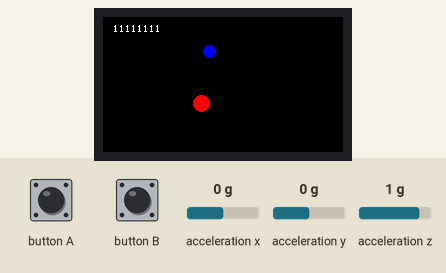
The sketch below on a simulated ESP32. Parts: 240×135 colour display. Inputs (shaded band) come from the test bench; at power-on: acceleration x 0 g, acceleration y 0 g, acceleration z 1 g. Random numbers use the default seed unless the sketch sets one.

Above: at 1.3 s.
1.4 s: acceleration x set to -1.4 g
At 1.85 s:
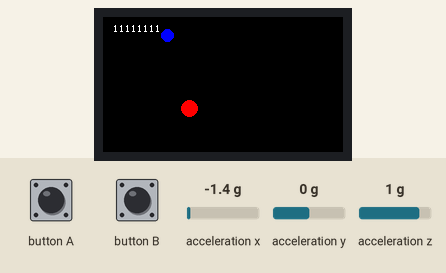
3.2 s: acceleration y set to -1.4 g
At 3.68 s:
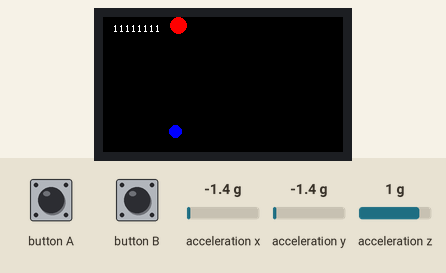
5.0 s: acceleration x set to 0 g
At 6.72 s:
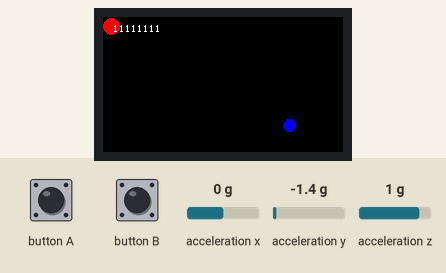
8.0 s: acceleration y set to 0 g
At 9.76 s:
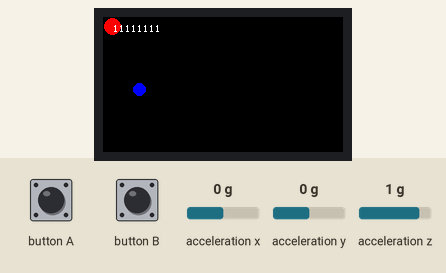
Timing chart, 0 to 11.3 s (numbered marks = the images above; inputs shaded):
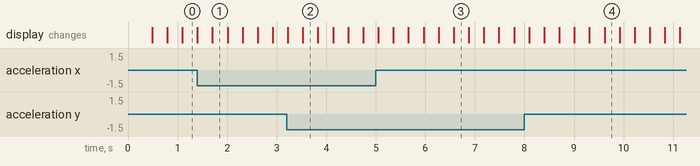

The sketch:

Tilt_Controlled_Ball_Collision_Game.ino
```cpp
#include "M5StickCPlus2.h"
#include <stdlib.h>  // For random number generation

// Player ball property settings
float ballX = 120;        // Initial X coordinate of the ball (center of the screen)
float ballY = 67;         // Initial Y coordinate of the ball (center of the screen)
float ballSpeedX = 0;     // Ball speed in X direction
float ballSpeedY = 0;     // Ball speed in Y direction
const int ballRadius = 8; // Ball radius
const int ballColor = RED; // Ball color

// Random-moving enemy ball properties
float enemyX;             // Enemy ball X coordinate
float enemyY;             // Enemy ball Y coordinate
float enemySpeedX;        // Enemy ball speed in X direction
float enemySpeedY;        // Enemy ball speed in Y direction
const int enemyRadius = 6; // Enemy ball radius
const int enemyColor = BLUE; // Enemy ball color

// Student ID setting
const char* studentID = "11111111";

// Control parameters
const float sensitivity = 1.2;  // Sensitivity
const float bounceForce = 5.0;  // Collision bounce force
const int enemyMinSpeed = 1;    // Minimum speed of enemy ball
const int enemyMaxSpeed = 3;    // Maximum speed of enemy ball

void setup() {
  // Initialize M5StickCPlus2 device
  M5.begin();

  // Configure screen (M5StickCPlus2 screen resolution is 240x135)
  M5.Lcd.setRotation(1);  // Set screen orientation
  M5.Lcd.fillScreen(BLACK);  // Black background
  M5.Lcd.setTextColor(WHITE); // Text color is white

  // Initialize enemy ball position and speed
  initEnemy();
}

// Initialize enemy ball
void initEnemy() {
  // Random position (ensure it's within the screen)
  enemyX = random(enemyRadius, M5.Lcd.width() - enemyRadius);
  enemyY = random(enemyRadius, M5.Lcd.height() - enemyRadius);

  // Random speed (including direction)
  enemySpeedX = random(enemyMinSpeed, enemyMaxSpeed + 1);
  enemySpeedY = random(enemyMinSpeed, enemyMaxSpeed + 1);

  // 50% chance to reverse direction
  if (random(2) == 0) enemySpeedX = -enemySpeedX;
  if (random(2) == 0) enemySpeedY = -enemySpeedY;
}

// Update enemy ball position
void updateEnemy() {
  // Move the enemy ball
  enemyX += enemySpeedX;
  enemyY += enemySpeedY;

  // Bounce when hitting the boundary
  if (enemyX <= enemyRadius || enemyX >= M5.Lcd.width() - enemyRadius) {
    enemySpeedX = -enemySpeedX;
    // Ensure it doesn't get stuck on the boundary
    enemyX = constrain(enemyX, enemyRadius, M5.Lcd.width() - enemyRadius);
  }

  if (enemyY <= enemyRadius || enemyY >= M5.Lcd.height() - enemyRadius) {
    enemySpeedY = -enemySpeedY;
    // Ensure it doesn't get stuck on the boundary
    enemyY = constrain(enemyY, enemyRadius, M5.Lcd.height() - enemyRadius);
  }
}

// Check for collision
bool checkCollision() {
  // Calculate distance between the two balls
  float dx = ballX - enemyX;
  float dy = ballY - enemyY;
  float distance = sqrt(dx*dx + dy*dy);

  // Collision occurs if distance is less than the sum of radii
  return distance < (ballRadius + enemyRadius);
}

// Handle collision bounce
void handleCollision() {
  // Calculate collision direction
  float dx = ballX - enemyX;
  float dy = ballY - enemyY;
  float distance = sqrt(dx*dx + dy*dy);

  // Normalize direction vector
  float dirX = dx / distance;
  float dirY = dy / distance;

  // Apply bounce force
  ballSpeedX = dirX * bounceForce;
  ballSpeedY = dirY * bounceForce;
}

void loop() {
  M5.update();  // Update device status

  // Variables to store acceleration data
  float ax, ay, az;

  // Get acceleration data
  M5.Imu.getAccelData(&ax, &ay, &az);

  // Update player ball speed based on acceleration
  ballSpeedX += ay * sensitivity * 0.2;  // Use a smaller coefficient for smoother control
  ballSpeedY += ax * sensitivity * 0.2;

  // Apply speed to position
  ballX += ballSpeedX;
  ballY += ballSpeedY;

  // Speed decay (simulate friction)
  ballSpeedX *= 0.9;
  ballSpeedY *= 0.9;

  // Restrict player ball within the screen
  if (ballX < ballRadius) {
    ballX = ballRadius;
    ballSpeedX = -ballSpeedX * 0.5;  // Bounce when hitting the boundary
  } else if (ballX > M5.Lcd.width() - ballRadius) {
    ballX = M5.Lcd.width() - ballRadius;
    ballSpeedX = -ballSpeedX * 0.5;
  }

  if (ballY < ballRadius) {
    ballY = ballRadius;
    ballSpeedY = -ballSpeedY * 0.5;
  } else if (ballY > M5.Lcd.height() - ballRadius) {
    ballY = M5.Lcd.height() - ballRadius;
    ballSpeedY = -ballSpeedY * 0.5;
  }

  // Update enemy ball position
  updateEnemy();

  // Check for collision
  if (checkCollision()) {
    handleCollision();  // Handle collision bounce
  }

  // Clear the screen
  M5.Lcd.fillScreen(BLACK);

  // Draw player ball
  M5.Lcd.fillCircle(ballX, ballY, ballRadius, ballColor);

  // Draw enemy ball
  M5.Lcd.fillCircle(enemyX, enemyY, enemyRadius, enemyColor);

  // Display student ID
  M5.Lcd.setTextSize(1);
  M5.Lcd.setCursor(10, 8);
  M5.Lcd.print(studentID);

  delay(10);  // Control refresh rate
}
```
